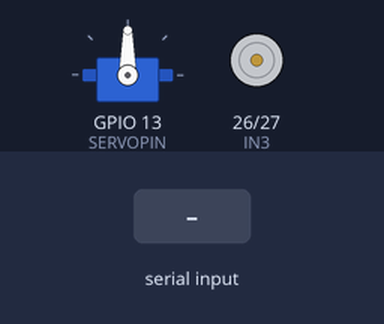
A sketch run on a simulated ESP32. On the bench: servo, motor-driver pin pairs drawn as motors (green arrow = first pin HIGH = forward, orange = second pin HIGH = backward, longer = more drive, scaled by the enable pin). The test bench sets the inputs (shaded band). Nothing arrives over Bluetooth unless stated.

Above: at 1.2 s.
1.3 s: "F" received over the second serial link
At 1.8 s:
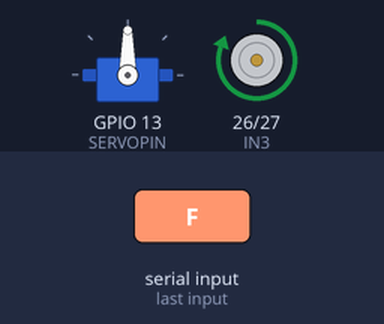
2.8 s: "B" received over the second serial link
At 4.0 s:
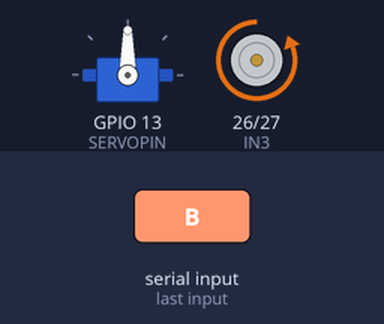
4.3 s: "L" received over the second serial link
At 4.7 s:
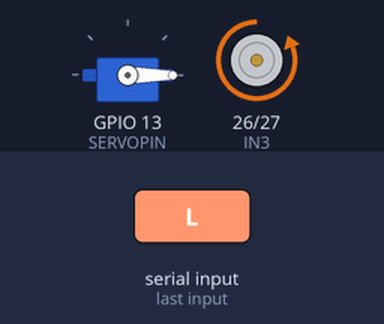
5.9 s: "S" received over the second serial link
At 6.5 s:
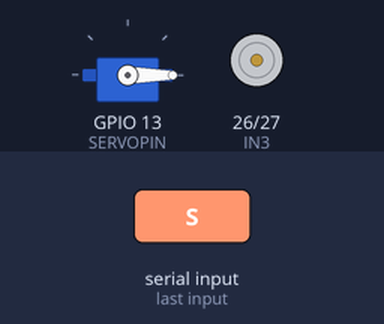
7.4 s: "R" received over the second serial link
At 8.7 s:
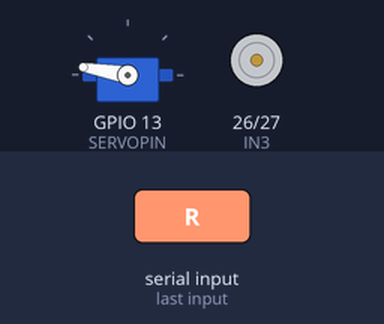
9.0 s: "C" received over the second serial link
At 10.1 s:
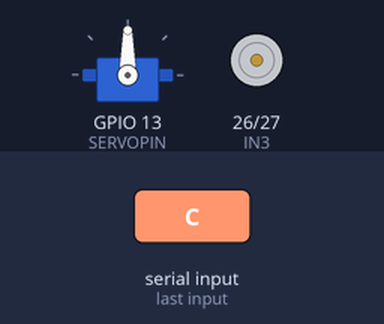
Timing chart, 0 to 11.5 s (numbered marks = the images above; inputs shaded):
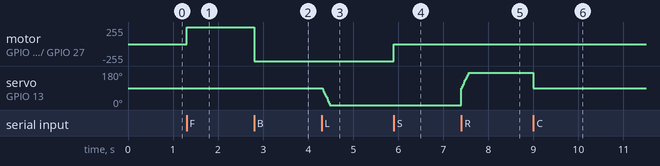

Measured:
- after the input at 1.3 s, motor on GPIO 26 (IN3) / GPIO 27 (IN4): stopped → forward 255/255 at once
- after the input at 2.8 s, motor on GPIO 26 (IN3) / GPIO 27 (IN4): forward 255/255 → backward 255/255 at once
- after the input at 4.3 s, servo on GPIO 13 (SERVOPIN): moves from 90° to 0° over 0.16 s, starting at once
- after the input at 5.9 s, motor on GPIO 26 (IN3) / GPIO 27 (IN4): backward 255/255 → stopped at once
- after the input at 7.4 s, servo on GPIO 13 (SERVOPIN): moves from 0° to 170° over 0.16 s, starting at once
- after the input at 9.0 s, servo on GPIO 13 (SERVOPIN): 170° → 90° at once

The sketch:

ESP32_BT_CAR_WITH_SERVO.ino
```cpp
#include "BluetoothSerial.h"
#include "ESP32Servo.h"

BluetoothSerial SerialBT;

// MOTOR PINS
int IN3 = 26;
int IN4 = 27;
int ENB = 33;
int SERVOPIN = 13;

char command;
Servo myServo;

// PWM settings
int freq = 1000;
int resolution = 8;
int speed_val =255;
int motor_channel = 4;

void setup() {
  Serial.begin(115200);
  SerialBT.begin("ESP32_car"); // BLUETOOTH NAME

  pinMode(IN3, OUTPUT);
  pinMode(IN4, OUTPUT);

  // Servo setup (Automatically uses early LEDC channels like 0)
  myServo.attach(SERVOPIN, 500, 2400);
  myServo.write(90);

  // Motor PWM setup on an isolated channel
  ledcSetup(motor_channel, freq, resolution);
  ledcAttachPin(ENB, motor_channel);
}

void loop() {
  if (SerialBT.available()) {
    command = SerialBT.read();
    if (command == 'F') forward();
    else if (command == 'B') backward();
    else if (command == 'S') Stop();
    else if (command == 'L') {
      // Added delay so the servo has time to physically turn
      for (int angle = 90; angle >= 0; angle -= 10) {
        myServo.write(angle);
        delay(20);
      }
    }
    else if (command == 'R') {
      // Added delay so the servo has time to physically turn
      for (int angle = 90; angle <= 170; angle += 10) {
        myServo.write(angle);
        delay(20);
      }
    }
    else if (command == 'C') {
      myServo.write(90);
    }
  }
}

// Movement functions updated to use motor_channel (4)
void forward() {
  digitalWrite(IN3, HIGH);
  digitalWrite(IN4, LOW);
  ledcWrite(motor_channel, speed_val);
}

void backward() {
  digitalWrite(IN3, LOW);
  digitalWrite(IN4, HIGH);
  ledcWrite(motor_channel, speed_val);
}

void Stop() {
  digitalWrite(IN3, LOW);
  digitalWrite(IN4, LOW);
  ledcWrite(motor_channel, 0);
}
```
